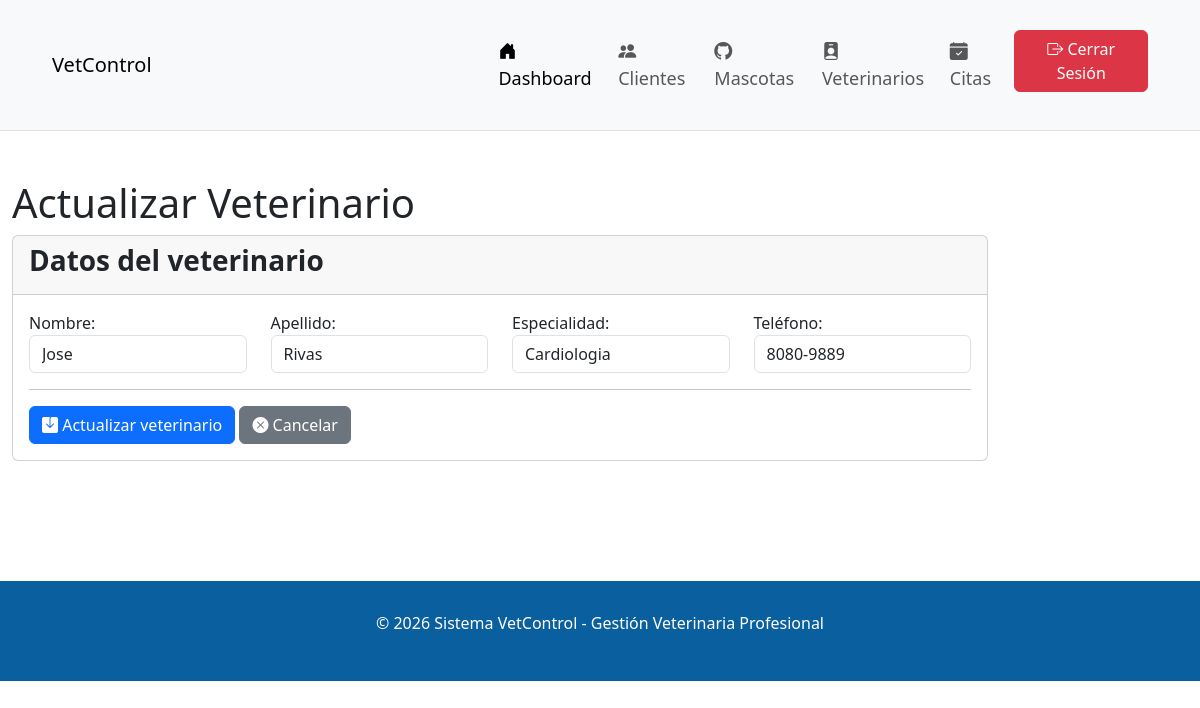
The page /index.php?accion=editarV&id_veterinario=2 (signed in) on the database its author committed.
### tables this page shows
CREATE TABLE `veterinarios` (
  `id_veterinario` int(11) NOT NULL,
  `nombre` varchar(50) NOT NULL,
  `apellido` varchar(50) DEFAULT NULL,
  `especialidad` varchar(50) DEFAULT NULL,
  `telefono` varchar(20) DEFAULT NULL
);

### conexion/conexion.php (called while the page is built, shortened)
<?php
class Conexion {
    public static function conectar(){
        $conexion = new mysqli("localhost","root","","vetcontrol_db");
        return $conexion;
    }
}
?>

### modelos/Admin.php (called while the page is built, shortened)
<?php
 require_once __DIR__ . "/../conexion/conexion.php";
class Admin {
    private $conexion;
    public function __construct(){
        $this->conexion = Conexion::conectar();
    }
    public function obtenerVeterinarioPorId($id_veterinario) {
        $sql = "SELECT * FROM veterinarios WHERE id_veterinario = '$id_veterinario'";
        $resultado = $this->conexion->query($sql);
        return $resultado->fetch_assoc();
    }
}

### vistas/admin/actualizar_veterinario.php (the view, shortened to what this page needs)
<!DOCTYPE html>
<html lang="es">
<head>
    <link rel="stylesheet" href="https://cdn.jsdelivr.net/npm/bootstrap-icons@1.13.1/font/bootstrap-icons.min.css">
    <link href="https://cdn.jsdelivr.net/npm/bootstrap@5.3.8/dist/css/bootstrap.min.css" rel="stylesheet">
</head>
<body>
 <nav class="navbar navbar-expand-lg bg-body-tertiary" style="background-color:  #0A5F9E; padding: 30px 40px; font-size: 18px; border-bottom: 1px solid #dee2e6;">
        <div class="container-fluid">
            <div style="diplay:flex; justify-content: space-between; width: 40%;">
            <a href="" class="navbar-brand">VetControl</a>
            </div>
            <div style="display: flex; justify-content: flex-end; width: 60%;">
            <ul class="navbar-nav me-auto mb-4 mb-lg-0">
                <li class="nav-item"><a href="#" class="nav-link active"><i class="bi bi-house-door-fill"></i> Dashboard</a></li>
                <li class="nav-item"><a href="index.php?accion=listarClientes" class="nav-link"><i class="bi bi-people-fill"></i> Clientes</a></li>
                <li class="nav-item"><a href="index.php?accion=listarMascotas" class="nav-link"><i class="bi bi-github"></i> Mascotas</a></li>
                <li class="nav-item"><a href="index.php?accion=listarVeterinarios" class="nav-link" ><i class="bi bi-person-badge-fill"></i> Veterinarios</a></li>
                <li class="nav-item"><a href="index.php?accion=listarCitas" class="nav-link" ><i class="bi bi-calendar-check-fill"></i> Citas</a></li>
                <div style="display: flex; justify-content: flex-end;">
                 <li class="nav-item"><a href="index.php?accion=salir" class="btn btn-danger" style="align-content: flex-end;"><i class="bi bi-box-arrow-right"></i> Cerrar Sesión</a></li>
                </div>
            </ul>
            </div>
        </div>
    </nav>
    <br><br>
    <div class="container-fluid">
        <h1>Actualizar Veterinario</h1>
        <div class="row">
            <div class="col-md-10">
                <div class="card card-outline card-success">
                    <div class="card-header">
                        <h3 class="card-title"><b>Datos del veterinario</b></h3>
                    </div>
                    <div class="card-body">
                        <form action="index.php?accion=actualizarV" method="POST">
                            <div class="row">
                                <div class="col-md-3">
                                    <div class="form-group">
                                        <label for="nombre">Nombre:</label>
                                        <input type="text" class="form-control" id="nombre" name="nombre" value="<?php echo $veterinarioData['nombre']; ?>" required>
                                     </div>
                                </div>
                                <div class="col-md-3">
                                    <div class="form-group">
                                        <label for="apellido">Apellido:</label>
                                        <input type="text" class="form-control" id="apellido" name="apellido" value="<?php echo $veterinarioData['apellido']; ?>" required>
                                     </div>
                                </div>
                                <div class="col-md-3">
                                    <div class="form-group">
                                        <label for="especialidad">Especialidad:</label>
                                        <input type="text" class="form-control" id="especialidad" name="especialidad" value="<?php echo $veterinarioData['especialidad']; ?>" required>
                                     </div>
                                </div>
                                <div class="col-md-3">
                                    <div class="form-group">
                                        <label for="telefono">Teléfono:</label>
                                        <input type="text" class="form-control" id="telefono" name="telefono" value="<?php echo $veterinarioData['telefono']; ?>" required>
                                     </div>
                                </div>
                           </div>
                           <hr>
                            <div class="row">
                                <div class="col-md-12">
                                    <button type="submit" class="btn btn-primary"><i class="bi bi-save-fill"></i> Actualizar veterinario</button>
                                    <a href="index.php?accion=listarVeterinarios" class="btn btn-secondary"><i class="bi bi-x-circle-fill"></i> Cancelar</a>
                                </div>
                            </div>
                        </form>
                    </div>
                </div>
            </div>
        </div>
    </div>
<br><br><br>
<br>
<br>
     <div class="container-fluid" style="background-color: #0A5F9E; color: white; padding: 30px; text-align: center;">
          <footer>
             <p>&copy; 2026 Sistema VetControl - Gestión Veterinaria Profesional</p>
         </footer>
     </div>
</body>
</html>

### rows shown on the page
veterinarios: nombre "Jose", apellido "Rivas", especialidad "Cardiologia", telefono "8080-9889"
